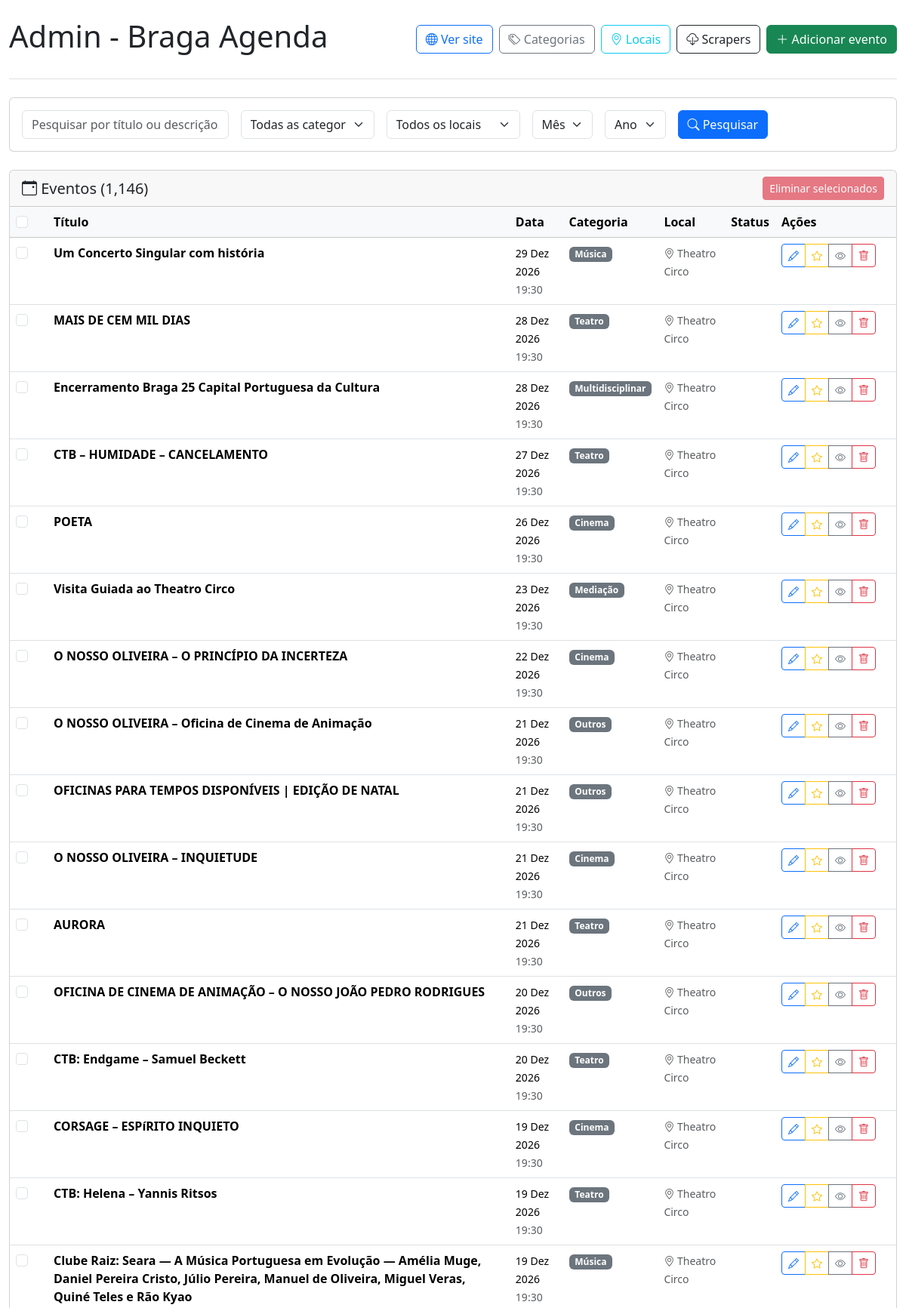
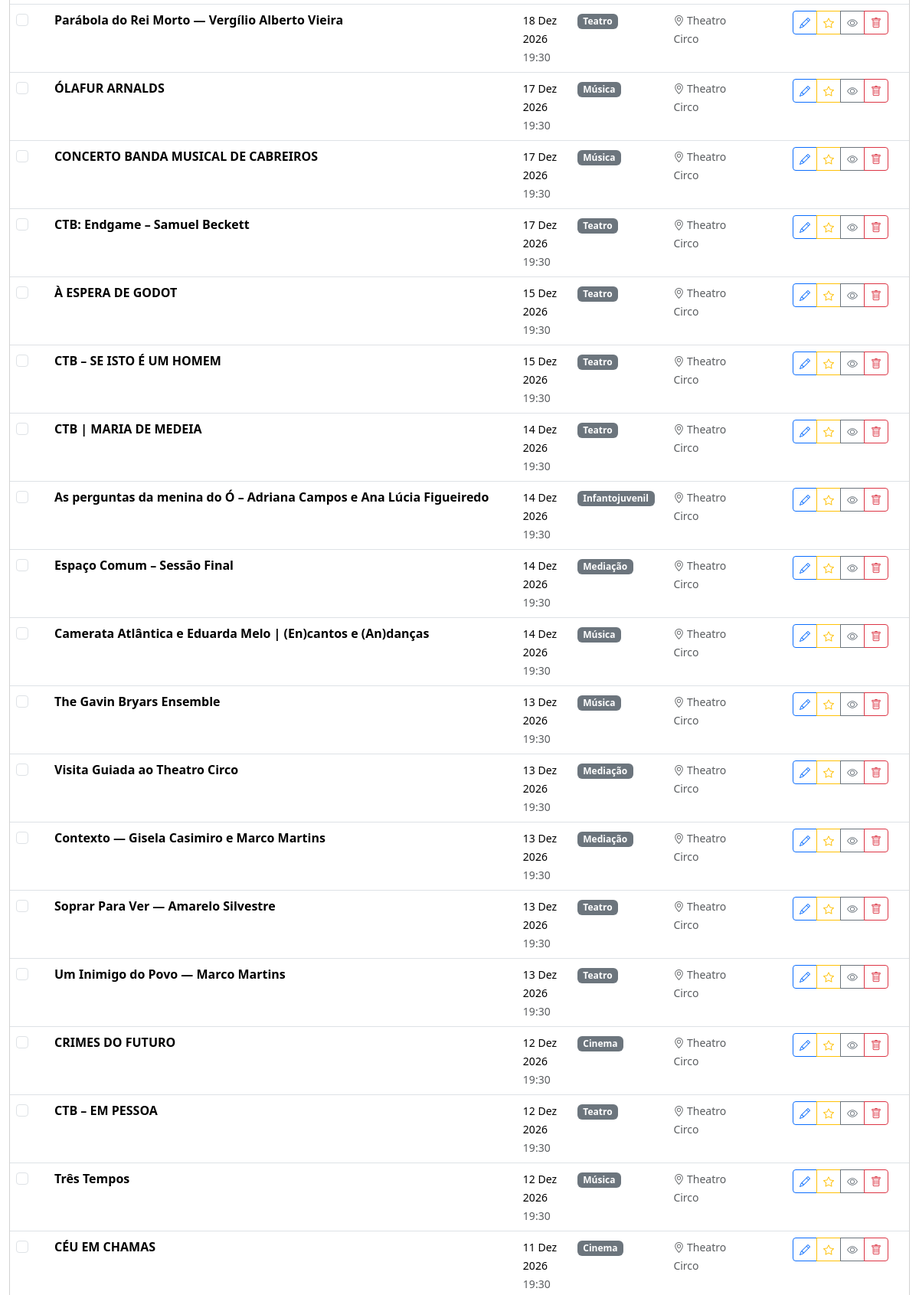
The app's page /admin/index.php (upper part) with its own data (2 pictures, top to bottom).
### tables this page shows
CREATE TABLE events (
            id INTEGER PRIMARY KEY AUTOINCREMENT,
            title TEXT NOT NULL,
            description TEXT,
            event_date DATETIME NOT NULL,
            category TEXT,
            image TEXT,
            url TEXT,
            source_id INTEGER,
            created_at DATETIME DEFAULT CURRENT_TIMESTAMP,
            updated_at DATETIME DEFAULT CURRENT_TIMESTAMP, event_hash TEXT, location TEXT, start_date DATETIME, end_date DATETIME, hidden BOOLEAN DEFAULT 0, featured BOOLEAN DEFAULT 0,
            FOREIGN KEY (source_id) REFERENCES sources(id)
        );

### includes/Database.php (called while the page is built, shortened)
<?php
class Database {
    private $db;
    public function __construct() {
        $this->db = new PDO('sqlite:' . __DIR__ . '/../data/events.db');
        $this->db->setAttribute(PDO::ATTR_ERRMODE, PDO::ERRMODE_EXCEPTION);
        $this->createTables();
    }
    public function getConnection() {
        return $this->db;
    }
    private function createTables() {
        $sql = "
        CREATE TABLE IF NOT EXISTS events (
            id INTEGER PRIMARY KEY AUTOINCREMENT,
            title TEXT NOT NULL,
            description TEXT,
            event_date DATETIME NOT NULL,
            category TEXT,
            location TEXT,
            image TEXT,
            url TEXT,
            source_id INTEGER,
            event_hash TEXT,
            created_at DATETIME DEFAULT CURRENT_TIMESTAMP,
            updated_at DATETIME DEFAULT CURRENT_TIMESTAMP,
            FOREIGN KEY (source_id) REFERENCES sources(id)
        );
        CREATE TABLE IF NOT EXISTS sources (
            id INTEGER PRIMARY KEY AUTOINCREMENT,
            name TEXT NOT NULL,
            url TEXT NOT NULL,
            scraper_class TEXT NOT NULL,
            active BOOLEAN DEFAULT 1,
            last_scraped DATETIME,
            created_at DATETIME DEFAULT CURRENT_TIMESTAMP
        );
        CREATE INDEX IF NOT EXISTS idx_events_date ON events(event_date);
        CREATE INDEX IF NOT EXISTS idx_events_category ON events(category);
        CREATE INDEX IF NOT EXISTS idx_events_location ON events(location);
        CREATE UNIQUE INDEX IF NOT EXISTS idx_events_hash ON events(event_hash);
        CREATE INDEX IF NOT EXISTS idx_events_url ON events(url);
        ";
        $this->addEventHashColumn();
        $this->addLocationColumn();
        $this->addDateRangeColumns();
        $this->addVisibilityColumns();
        $this->db->exec($sql);
    }
    private function addEventHashColumn() {
        try {
            $stmt = $this->db->query("PRAGMA table_info(events)");
            $columns = $stmt->fetchAll(PDO::FETCH_ASSOC);
            foreach ($columns as $column) {
                if ($column['name'] === 'event_hash') {
                    $hasHashColumn = true;
                    break;
                }
            }
        } catch (Exception $e) {
        }
    }
    private function addLocationColumn() {
        try {
            $stmt = $this->db->query("PRAGMA table_info(events)");
            $columns = $stmt->fetchAll(PDO::FETCH_ASSOC);
            foreach ($columns as $column) {
                if ($column['name'] === 'location') {
                    $hasLocationColumn = true;
                    break;
                }
            }
        } catch (Exception $e) {
        }
    }
    private function addDateRangeColumns() {
        try {
            $stmt = $this->db->query("PRAGMA table_info(events)");
            $columns = $stmt->fetchAll(PDO::FETCH_ASSOC);
            foreach ($columns as $column) {
                if ($column['name'] === 'start_date') {
                    $hasStartDate = true;
                }
                if ($column['name'] === 'end_date') {
                    $hasEndDate = true;
                }
            }
        } catch (Exception $e) {
        }
    }
    private function addVisibilityColumns() {
        try {
            $stmt = $this->db->query("PRAGMA table_info(events)");
            $columns = $stmt->fetchAll(PDO::FETCH_ASSOC);
            foreach ($columns as $column) {
                if ($column['name'] === 'hidden') {
                    $hasHidden = true;
                }
                if ($column['name'] === 'featured') {
                    $hasFeatured = true;
                }
            }
        } catch (Exception $e) {
        }
    }
}

### admin/index.php (the view, shortened to what this page needs)
<?php
require_once '../includes/Database.php';
$db = new Database();
function formatAdminDate($dateString) {
    $timestamp = strtotime($dateString);
    $formatted = date('j M Y', $timestamp);
    $monthMap = [
        'Jan' => 'Jan', 'Feb' => 'Fev', 'Mar' => 'Mar', 'Apr' => 'Abr',
        'May' => 'Mai', 'Jun' => 'Jun', 'Jul' => 'Jul', 'Aug' => 'Ago',
        'Sep' => 'Set', 'Oct' => 'Out', 'Nov' => 'Nov', 'Dec' => 'Dez'
    ];
    return str_replace(array_keys($monthMap), array_values($monthMap), $formatted);
}
$page = isset($_GET['page']) ? max(1, (int)$_GET['page']) : 1;
$eventsPerPage = 50;
$offset = ($page - 1) * $eventsPerPage;
$searchFilter = isset($_GET['search']) ? trim($_GET['search']) : '';
$whereClause = '';
$params = [];
$countSql = "SELECT COUNT(*) FROM events" . $whereClause;
$stmt = $db->getConnection()->prepare($countSql);
$stmt->execute($params);
$totalEvents = $stmt->fetchColumn();
$sql = "SELECT * FROM events" . $whereClause . " ORDER BY event_date DESC LIMIT ? OFFSET ?";
$params[] = $eventsPerPage;
$params[] = $offset;
$stmt = $db->getConnection()->prepare($sql);
$stmt->execute($params);
$events = $stmt->fetchAll(PDO::FETCH_ASSOC);
?>
<!DOCTYPE html>
<html lang="pt">
<head>
    <link href="https://cdn.jsdelivr.net/npm/bootstrap@5.3.2/dist/css/bootstrap.min.css" rel="stylesheet">
    <link href="https://cdn.jsdelivr.net/npm/bootstrap-icons@1.11.0/font/bootstrap-icons.css" rel="stylesheet">
</head>
<body>
    <div class="container-fluid">
        <header class="py-4 border-bottom">
            <div class="d-flex justify-content-between align-items-center flex-wrap">
                <h1>Admin - Braga Agenda</h1>
                <nav class="d-flex gap-2 flex-wrap">
                    <a href="../index.php" class="btn btn-outline-primary">
                        <i class="bi bi-globe"></i> Ver site
                    </a>
                    <a href="categories.php" class="btn btn-outline-secondary">
                        <i class="bi bi-tags"></i> Categorias
                    </a>
                    <a href="venues.php" class="btn btn-outline-info">
                        <i class="bi bi-geo-alt"></i> Locais
                    </a>
                    <a href="scrapers.php" class="btn btn-outline-dark">
                        <i class="bi bi-cloud-download"></i> Scrapers
                    </a>
                    <a href="add-event.php" class="btn btn-success">
                        <i class="bi bi-plus-lg"></i> Adicionar evento
                    </a>
                </nav>
            </div>
        </header>
        <main class="py-4">
            <div class="card mb-4">
                <div class="card-body">
                    <form method="GET" class="row g-3">
                        <div class="col-md-3">
                            <input type="text" name="search" class="form-control"
                                   placeholder="Pesquisar por título ou descrição..."
                                   value="<?= htmlspecialchars($searchFilter) ?>">
                        </div>
                        <div class="col-md-2">
                            <select name="category" class="form-select">
                                <option value="">Todas as categorias</option>
                            </select>
                        </div>
                        <div class="col-md-2">
                            <select name="location" class="form-select">
                                <option value="">Todos os locais</option>
                            </select>
                        </div>
                        <div class="col-md-1">
                            <select name="month" class="form-select">
                                <option value="">Mês</option>
                            </select>
                        </div>
                        <div class="col-md-1">
                            <select name="year" class="form-select">
                                <option value="">Ano</option>
                            </select>
                        </div>
                        <div class="col-md-3">
                            <button type="submit" class="btn btn-primary">
                                <i class="bi bi-search"></i> Pesquisar
                            </button>
                        </div>
                    </form>
                </div>
            </div>
            <div class="card">
                <div class="card-header d-flex justify-content-between align-items-center">
                    <h5 class="mb-0">
                        <i class="bi bi-calendar-event"></i>
                        Eventos (<?= number_format($totalEvents) ?>)
                    </h5>
                    <button type="button" class="btn btn-danger btn-sm" id="batchDeleteBtn" disabled>
                    </button>
                </div>
                <div class="card-body p-0">
                    <?php if (empty($events)): ?>
                        <div class="text-center py-5">
                            <p class="text-muted">Nenhum evento encontrado.</p>
                        </div>
                    <?php else: ?>
                        <form id="batchDeleteForm" method="POST" action="batch-delete.php">
                            <div class="table-responsive">
                                <table class="table table-hover mb-0">
                                    <thead class="table-light">
                                        <tr>
                                            <th style="width: 50px;">
                                                <input type="checkbox" class="form-check-input" id="selectAll">
                                            </th>
                                            <th>Título</th>
                                            <th>Data</th>
                                            <th>Categoria</th>
                                            <th>Local</th>
                                            <th>Status</th>
                                            <th style="width: 160px;">Ações</th>
                                        </tr>
                                    </thead>
                                    <tbody>
                                        <?php foreach ($events as $event): ?>
                                            <tr>
                                                <td>
                                                    <input type="checkbox" class="form-check-input event-checkbox"
                                                           name="event_ids[]" value="<?= $event['id'] ?>">
                                                </td>
                                                <td>
                                                    <strong><?= htmlspecialchars($event['title']) ?></strong>
                                                </td>
                                                <td>
                                                    <small><?= formatAdminDate($event['event_date']) ?></small>
                                                    <?php if (date('H:i', strtotime($event['event_date'])) !== '00:00'): ?>
                                                        <br><small class="text-muted"><?= date('H:i', strtotime($event['event_date'])) ?></small>
                                                    <?php endif; ?>
                                                </td>
                                                <td>
                                                    <?php if ($event['category']): ?>
                                                        <span class="badge bg-secondary">
                                                            <?= htmlspecialchars($event['category']) ?>
                                                        </span>
                                                    <?php endif; ?>
                                                </td>
                                                <td>
                                                    <?php if ($event['location']): ?>
                                                        <small class="text-muted">
                                                            <i class="bi bi-geo-alt"></i> <?= htmlspecialchars($event['location']) ?>
                                                        </small>
                                                    <?php endif; ?>
                                                </td>
                                                <td>
                                                </td>
                                                <td>
                                                    <div class="btn-group btn-group-sm">
                                                        <button type="button" class="btn btn-outline-primary btn-sm"
                                                                title="Editar" onclick="editEvent(<?= $event['id'] ?>)">
                                                            <i class="bi bi-pencil"></i>
                                                        </button>
                                                        <button type="button"
                                                                class="btn <?= !empty($event['featured']) ? 'btn-warning' : 'btn-outline-warning' ?> btn-sm"
                                                                title="<?= !empty($event['featured']) ? 'Remover destaque' : 'Destacar evento' ?>"
                                                                onclick="toggleEventStatus(<?= $event['id'] ?>, 'toggle-featured')">
                                                            <i class="bi bi-star<?= !empty($event['featured']) ? '-fill' : '' ?>"></i>
                                                        </button>
                                                        <button type="button"
                                                                class="btn <?= !empty($event['hidden']) ? 'btn-secondary' : 'btn-outline-secondary' ?> btn-sm"
                                                                title="<?= !empty($event['hidden']) ? 'Mostrar evento' : 'Ocultar evento' ?>"
                                                                onclick="toggleEventStatus(<?= $event['id'] ?>, 'toggle-hidden')">
                                                            <i class="bi bi-eye<?= !empty($event['hidden']) ? '-slash' : '' ?>"></i>
                                                        </button>
                                                        <a href="delete-event.php?id=<?= $event['id'] ?>"
                                                           class="btn btn-outline-danger btn-sm" title="Eliminar"
                                                           onclick="return confirm('Tem certeza?')">
                                                            <i class="bi bi-trash"></i>
                                                        </a>
                                                    </div>
                                                </td>
                                            </tr>
                                        <?php endforeach; ?>
                                    </tbody>
                                </table>
                            </div>
                        </form>
                    <?php endif; ?>
                </div>
            </div>
        </main>
    </div>
</body>
</html>

### records on screen
events: title "Um Concerto Singular com história", event_date "29 Dez 2026", event_date "19:30", category "Música", location "Theatro Circo", featured False (drawn), hidden False (drawn)
events: title "MAIS DE CEM MIL DIAS", event_date "28 Dez 2026", event_date "19:30", category "Teatro", location "Theatro Circo", featured False (drawn), hidden False (drawn)
events: title "Encerramento Braga 25 Capital Portuguesa da Cultura", event_date "28 Dez 2026", event_date "19:30", category "Multidisciplinar", location "Theatro Circo", featured False (drawn), hidden False (drawn)
events: title "CTB – HUMIDADE – CANCELAMENTO", event_date "27 Dez 2026", event_date "19:30", category "Teatro", location "Theatro Circo", featured False (drawn), hidden False (drawn)
events: title "POETA", event_date "26 Dez 2026", event_date "19:30", category "Cinema", location "Theatro Circo", featured False (drawn), hidden False (drawn)
events: title "Visita Guiada ao Theatro Circo", event_date "23 Dez 2026", event_date "19:30", category "Mediação", location "Theatro Circo", featured False (drawn), hidden False (drawn)
events: title "O NOSSO OLIVEIRA – O PRINCÍPIO DA INCERTEZA", event_date "22 Dez 2026", event_date "19:30", category "Cinema", location "Theatro Circo", featured False (drawn), hidden False (drawn)
events: title "O NOSSO OLIVEIRA – Oficina de Cinema de Animação", event_date "21 Dez 2026", event_date "19:30", category "Outros", location "Theatro Circo", featured False (drawn), hidden False (drawn)
events: title "OFICINAS PARA TEMPOS DISPONÍVEIS | EDIÇÃO DE NATAL", event_date "21 Dez 2026", event_date "19:30", category "Outros", location "Theatro Circo", featured False (drawn), hidden False (drawn)
events: title "O NOSSO OLIVEIRA – INQUIETUDE", event_date "21 Dez 2026", event_date "19:30", category "Cinema", location "Theatro Circo", featured False (drawn), hidden False (drawn)
events: title "AURORA", event_date "21 Dez 2026", event_date "19:30", category "Teatro", location "Theatro Circo", featured False (drawn), hidden False (drawn)
events: title "OFICINA DE CINEMA DE ANIMAÇÃO – O NOSSO JOÃO PEDRO RODRIGUES", event_date "20 Dez 2026", event_date "19:30", category "Outros", location "Theatro Circo", featured False (drawn), hidden False (drawn)
events: title "CTB: Endgame – Samuel Beckett", event_date "20 Dez 2026", event_date "19:30", category "Teatro", location "Theatro Circo", featured False (drawn), hidden False (drawn)
events: title "CORSAGE – ESPíRITO INQUIETO", event_date "19 Dez 2026", event_date "19:30", category "Cinema", location "Theatro Circo", featured False (drawn), hidden False (drawn)
events: title "CTB: Helena – Yannis Ritsos", event_date "19 Dez 2026", event_date "19:30", category "Teatro", location "Theatro Circo", featured False (drawn), hidden False (drawn)
events: title "Clube Raiz: Seara — A Música Portuguesa em Evolução — Amélia Muge, Daniel Pereira Cristo, Júlio Pereira, Manuel de Oliveira, Miguel Veras, Quiné Teles e Rão Kyao", event_date "19 Dez 2026", event_date "19:30", category "Música", location "Theatro Circo", featured False (drawn), hidden False (drawn)
events: title "Parábola do Rei Morto — Vergílio Alberto Vieira", event_date "18 Dez 2026", event_date "19:30", category "Teatro", location "Theatro Circo", featured False (drawn), hidden False (drawn)
events: title "ÓLAFUR ARNALDS", event_date "17 Dez 2026", event_date "19:30", category "Música", location "Theatro Circo", featured False (drawn), hidden False (drawn)
events: title "CONCERTO BANDA MUSICAL DE CABREIROS", event_date "17 Dez 2026", event_date "19:30", category "Música", location "Theatro Circo", featured False (drawn), hidden False (drawn)
events: title "CTB: Endgame – Samuel Beckett", event_date "17 Dez 2026", event_date "19:30", category "Teatro", location "Theatro Circo", featured False (drawn), hidden False (drawn)
events: title "À ESPERA DE GODOT", event_date "15 Dez 2026", event_date "19:30", category "Teatro", location "Theatro Circo", featured False (drawn), hidden False (drawn)
events: title "CTB – SE ISTO É UM HOMEM", event_date "15 Dez 2026", event_date "19:30", category "Teatro", location "Theatro Circo", featured False (drawn), hidden False (drawn)
events: title "CTB | MARIA DE MEDEIA", event_date "14 Dez 2026", event_date "19:30", category "Teatro", location "Theatro Circo", featured False (drawn), hidden False (drawn)
events: title "As perguntas da menina do Ó – Adriana Campos e Ana Lúcia Figueiredo", event_date "14 Dez 2026", event_date "19:30", category "Infantojuvenil", location "Theatro Circo", featured False (drawn), hidden False (drawn)
events: title "Espaço Comum – Sessão Final", event_date "14 Dez 2026", event_date "19:30", category "Mediação", location "Theatro Circo", featured False (drawn), hidden False (drawn)
events: title "Camerata Atlântica e Eduarda Melo | (En)cantos e (An)danças", event_date "14 Dez 2026", event_date "19:30", category "Música", location "Theatro Circo", featured False (drawn), hidden False (drawn)
events: title "The Gavin Bryars Ensemble", event_date "13 Dez 2026", event_date "19:30", category "Música", location "Theatro Circo", featured False (drawn), hidden False (drawn)
events: title "Visita Guiada ao Theatro Circo", event_date "13 Dez 2026", event_date "19:30", category "Mediação", location "Theatro Circo", featured False (drawn), hidden False (drawn)
events: title "Contexto — Gisela Casimiro e Marco Martins", event_date "13 Dez 2026", event_date "19:30", category "Mediação", location "Theatro Circo", featured False (drawn), hidden False (drawn)
events: title "Soprar Para Ver — Amarelo Silvestre", event_date "13 Dez 2026", event_date "19:30", category "Teatro", location "Theatro Circo", featured False (drawn), hidden False (drawn)
events: title "Um Inimigo do Povo — Marco Martins", event_date "13 Dez 2026", event_date "19:30", category "Teatro", location "Theatro Circo", featured False (drawn), hidden False (drawn)
events: title "CRIMES DO FUTURO", event_date "12 Dez 2026", event_date "19:30", category "Cinema", location "Theatro Circo", featured False (drawn), hidden False (drawn)
events: title "CTB – EM PESSOA", event_date "12 Dez 2026", event_date "19:30", category "Teatro", location "Theatro Circo", featured False (drawn), hidden False (drawn)
events: title "Três Tempos", event_date "12 Dez 2026", event_date "19:30", category "Música", location "Theatro Circo", featured False (drawn), hidden False (drawn)
events: title "CÉU EM CHAMAS", event_date "11 Dez 2026", event_date "19:30", category "Cinema", location "Theatro Circo", featured False (drawn), hidden False (drawn)

### other values on screen
$totalEvents "1,146"
